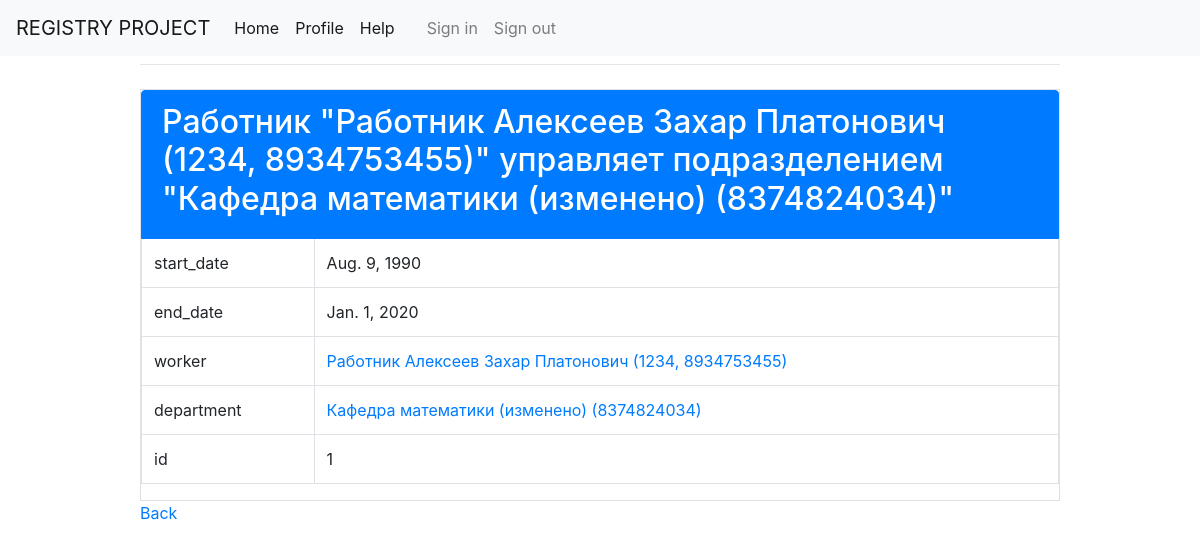
Screenshot of /management/1 with the database file from the repository.
### registry/models.py (models this page shows)
@generate_views(root_path='/management')
@generate_to_str.from_pattern('Работник "@worker"'
                              ' управляет подразделением "@department" ')
@generate_card
@one_to_one(Worker, Department)
class Management(Model):
    start_date = DateField()
    end_date = DateField(null=True)
    worker = ForeignKey(Worker.model, on_delete=CASCADE)
    department = ForeignKey(Department.model, on_delete=CASCADE)

@generate_views(root_path='/worker')
@generate_to_str.from_pattern('Работник @name (@service_number, @phone)')
@generate_card
class Worker(Model):
    service_number = IntegerField()
    address = CharField(max_length=100)
    name = CharField(max_length=100)
    phone = CharField(max_length=10)

@generate_views(root_path='/department')
@generate_to_str.from_pattern('@name (@phone)')
@generate_card
class Department(Model):
    name = CharField(max_length=40)
    phone = CharField(max_length=10)
    building = ForeignKey(Building.model, on_delete=CASCADE)
    start_date = DateField()
    type = CharField(max_length=20) # todo add choises

### generator.py (the view)
        class GeneratedView(base):
            model = self.model
            template_name = base_template_name
            def get_context_data(view, **kwargs):
                context = super(GeneratedView, view).get_context_data(**kwargs)
                context = {
                    **context,
                    **self.mapped_fields,
                    **extra_context,
                    **custom_context_f(view),
                    'model_name': model_name
                }
                return context

### generator.py (called while the page is built)
def replace_by(s: str, replaces: dict):
    for old, new in replaces.items():
        s = s.replace(old, str(new))
    return s

    def __call__(self, model: Type[Model]):
        if self.pattern is not None:
            fields = re.findall(r'\@[A-Za-z0-9_]+', self.pattern)
            def __str__(_self):
                return replace_by(self.pattern, {s: getattr(_self, s[1:]) for s in fields})
            model.__str__ = __str__
            return model
        elif self.field_names is None:
            self.field_names = list(
                map(
                    lambda t: t[0],
                    filter(
                        lambda t: isinstance(t[1], DeferredAttribute),
                        model.__dict__.items()
                    )
                )
            )
        def __str__(_self):
            return str('\n'.join([f'{field} : {getattr(_self, field)}' for field in self.field_names]))
        model.__str__ = __str__
        return model

        def set(self, **kwargs):
            for key, value in kwargs.items():
                setattr(self, key, value)
            return self

### templates/detail_view.html (shortened to what this page needs)
{% extends "base.html" %}
{% load crispy_forms_tags %}
{% block content %}
    <ul class="list-group table-bordered">
        <li class="list-group-item active ">
            <h2>{{ object }}</h2>
        </li>
        <li class="list-group">
            <table class="table">
                <tbody>
                    {% for field in fields %}
                        <tr>
                            <td>{{ field.name }}</td>
                            <td>
                            {% if field.is_foreign %}
                                <a href="/{{ field.value.model_name }}/{{ field.value.id }}">
                                    {{ field.value.to_one }}
                                </a>
                            {% else %}
                                {{ field.value }}
                            {% endif %}
                            </td>
                        </tr>
                    {% endfor %}
                </tbody>
            </table>
        </li>
    </ul>
    <p><a href="{{ root_path }}/list">Back</a></p>
{% endblock %}

### rows the page displays
Management: worker+department "Работник \"Работник Алексеев Захар Платонович (1234, 8934753455)\" управляет подразделением \"Кафедра математики (изменено) (8374824034)\"", value "Aug. 9, 1990" "Jan. 1, 2020"
Worker: value.to_one "Работник Алексеев Захар Платонович (1234, 8934753455)"
Department: value.to_one "Кафедра математики (изменено) (8374824034)"

### other values shown
{{ field.name }} "start_date" "end_date" "worker" "department" "id"
{{ field.value }} "1"
